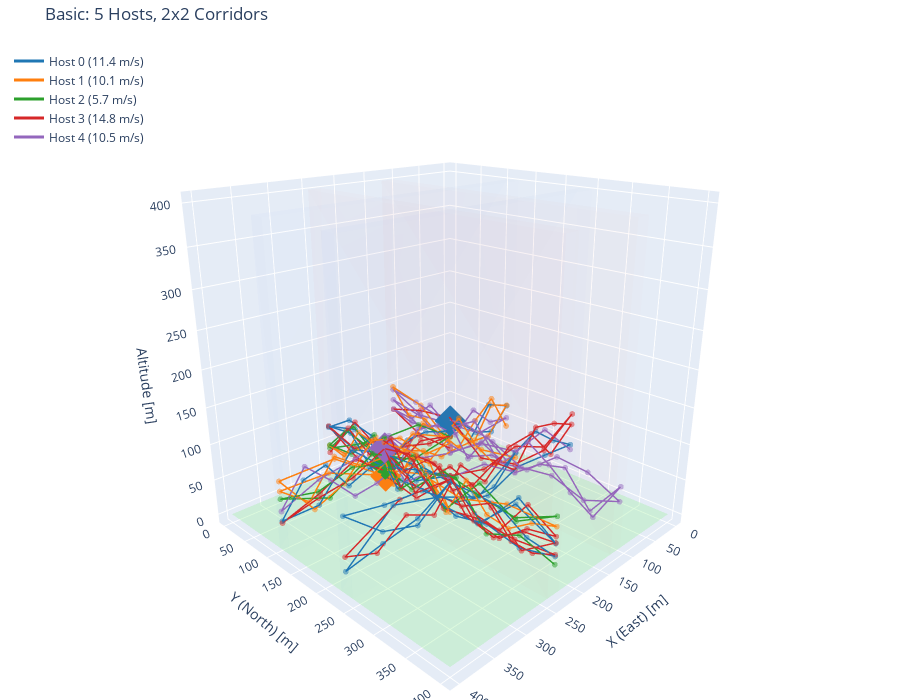

The notebook cell saved with this chart:
### Markdown cell above
## Example 1: Basic Trajectories

5 hosts navigating a 2x2 corridor grid.

### Code cell
corridors = generate_corridors(num_ew=2, num_ns=2, width="20", spacing="120", seed=42)
trajectories = generate_trajectories(corridors, hosts=5, min_duration=300, seed=42)

print(f"Generated {len(trajectories)} trajectories")
for tid, tdata in trajectories.items():
    print(f"  Host {tid}: {len(tdata['waypoints'])} waypoints, {tdata['speed']:.1f} m/s")

fig = visualize_trajectories(corridors, trajectories, title="Basic: 5 Hosts, 2x2 Corridors")
fig.show()
